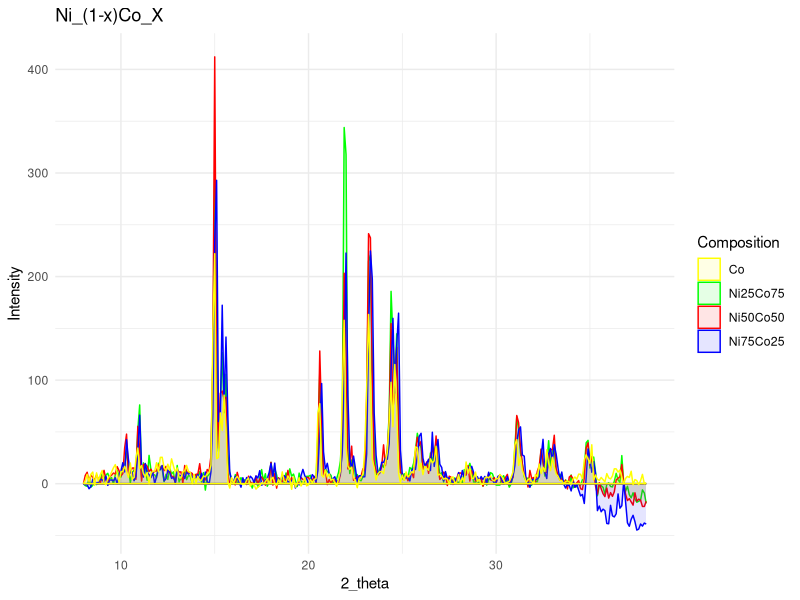
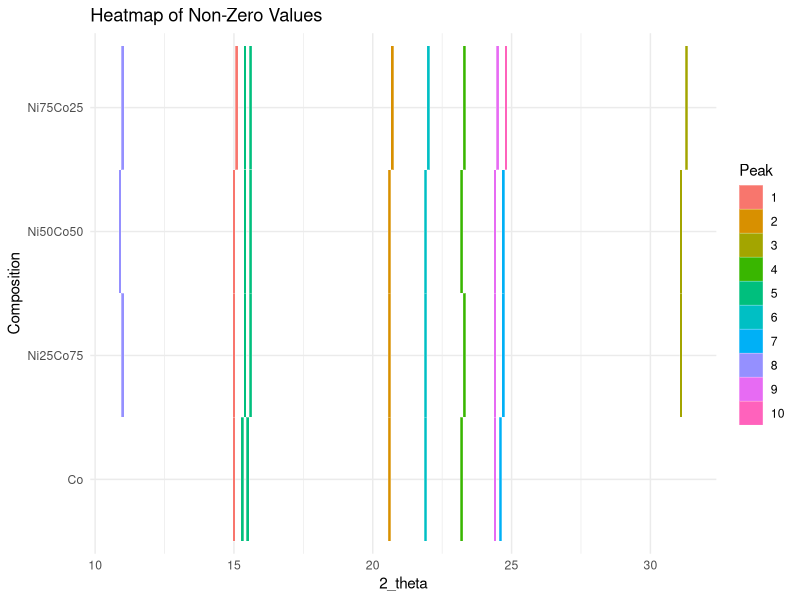

These figures' R source, in order: (Note: this script raises an error after producing the figures.)
library(tidyverse)

d1b <- read.table("AD Ni75Co25.dat")
d2b <- read.table("AR cO50nI50.dat")
d3b <- read.table("JGD Co75Ni25.dat")
d4b <- read.table("AD Co.dat")

# No background
d1 <- read.table("AD Ni75Co25_nb.dat")
d2 <- read.table("AR cO50nI50_nb.dat")
d3 <- read.table("JGD Co75Ni25_nb.dat")
d4 <- read.table("AD Co_nb.dat")

# TODO: ADD Ni REF DATA AND SUBSAMPLE IT TO FIT

data <- bind_cols(d1, d2$V2, d3$V2, d4$V2)

colnames(data) <- c("2_theta", "Ni75Co25", "Ni50Co50", "Ni25Co75", "Co")

# TODO: ADD PLOT FOR BACKGROUND AND NON BACKGROUND COMPARISONS

ggplot(data, aes(x = `2_theta`)) +
  geom_ribbon(aes(ymin = 0, ymax = `Ni25Co75`, fill = "Ni25Co75"),
    alpha = 0.1, color = "green"
  ) +
  geom_ribbon(aes(ymin = 0, ymax = `Ni50Co50`, fill = "Ni50Co50"),
    alpha = 0.1, color = "red"
  ) +
  geom_ribbon(aes(ymin = 0, ymax = `Ni75Co25`, fill = "Ni75Co25"),
    alpha = 0.1, color = "blue"
  ) +
  geom_ribbon(aes(ymin = 0, ymax = `Co`, fill = "Co"),
    alpha = 0.1, color = "yellow"
  ) +
  labs(
    title = "Ni_(1-x)Co_X",
    x = "2_theta",
    y = "Intensity",
    fill = "Composition"
  ) +
  scale_fill_manual(values = c(
    "Ni75Co25" = "blue", "Ni50Co50" = "red",
    "Ni25Co75" = "green", "Co" = "yellow"
  )) +
  theme_minimal()

# Threshold for peaks
threshold <- 50
# PERF: FIND BEST THRESHOLD VALUE

find_peaks <- function(data) {
  if (length(data) < 2) {
    return(NULL) # No peak in lists with 0 or 1 element
  }
  peaks <- rep(0, length(data))
  # Create a vector to store the value and index of the peaks
  for (i in 2:(length(data) - 1)) {
    if (data[i] > data[i - 1] && data[i] > data[i + 1]) { # Looking for a peak
      peaks[i] <- data[i]
    }
  }
  # Checking if the first and last value is a peak or not
  if (data[1] > data[2]) {
    peaks[1] <- data[1]
  }
  if (tail(data, 1) > tail(data, 2)[1]) {
    peaks[length(peaks)] <- data[length(data)]
  }
  return(peaks)
}

data_peaks <- data.frame(
  x = data$"2_theta",
  y1 = find_peaks(data$Ni75Co25), # Curve data
  y2 = find_peaks(data$Ni50Co50), # Point data 1
  y3 = find_peaks(data$Ni25Co75),
  y4 = find_peaks(data$Co)
)

# Filter all the data points with a certain threshold
data_peaks[, 2:5] <- data_peaks[, 2:5] * (data_peaks[, 2:5] > threshold)

colnames(data_peaks) <- c("2_theta", "Ni75Co25", "Ni50Co50", "Ni25Co75", "Co")

# Create a long-format data frame for ggplot
data_long <- pivot_longer(data_peaks,
  cols = -`2_theta`,
  names_to = "Composition", values_to = "Intensity"
)
# FIXME: IMPROVE THE CLUSTERING PROCESS

# Melt the data for ANOVA
data_long <- data_peaks %>%
  pivot_longer(
    cols = -c(`2_theta`),
    names_to = "Condition", values_to = "Value"
  )

# Filter out zero values
non_zero_data_long <- data_long[data_long$Value != 0, ]

# Perform clustering (replace k with your desired number of clusters)

# Assuming data_long has columns "2_theta" and "Value"
data_for_clustering <- non_zero_data_long[, "2_theta",
  drop = FALSE
] # Drop = FALSE ensures it remains a data frame

# Specify the number of clusters (k)
k <- 10
# You can adjust this based on your requirements

# Perform k-means clustering based only on 2_theta
cluster_assignments <- kmeans(data_for_clustering,
  centers = k,
  nstart = 4
)$cluster

# Add cluster assignments to the non-zero data
non_zero_data_long$cluster <- factor(cluster_assignments)

# Convert cluster to a factor
non_zero_data_long$cluster <- factor(non_zero_data_long$cluster)

# Plot using ggplot2 with geom_tile and discrete fill scale
ggplot(non_zero_data_long, aes(
  x = `2_theta`,
  y = Condition, fill = cluster
)) +
  geom_tile(color = "white") +
  scale_fill_discrete() +  # Use discrete fill scale
  labs(
    title = "Heatmap of Non-Zero Values",
    x = "2_theta",
    y = "Composition",
    fill = "Peak"
  ) +
  theme_minimal()

# HACK: NOT FINAL, NEED A LOT OF IMPROVEMENT
#       CLUSTERING IS TOO RANDOM

# Perform ANOVA
anova_result <- aov(`2_theta` ~ Condition * cluster, data = non_zero_data_long)

# Print ANOVA summary
summary(anova_result)

# WARNING: WEIRD RESULTS

# Assuming cluster_assignments is your vector of cluster assignments
for (i in unique(cluster_assignments)) {
  cluster_data <- non_zero_data_long[cluster_assignments == i, ]

  # Perform ANOVA within each cluster
  anova_within_cluster <- aov(`2_theta` ~ Condition, data = cluster_data)

  # Print summary for each cluster
  cat(paste("Cluster", i, "\n"))
  print(summary(anova_within_cluster))
}

# Assuming anova_result is the result from your previous ANOVA
residuals_within_clusters <- residuals(anova_result)
print(residuals_within_clusters)
